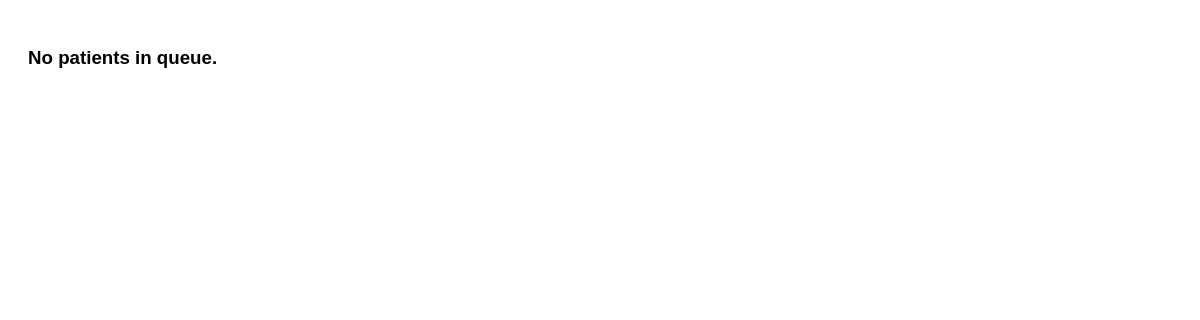
Before: /doctor with the older database file.
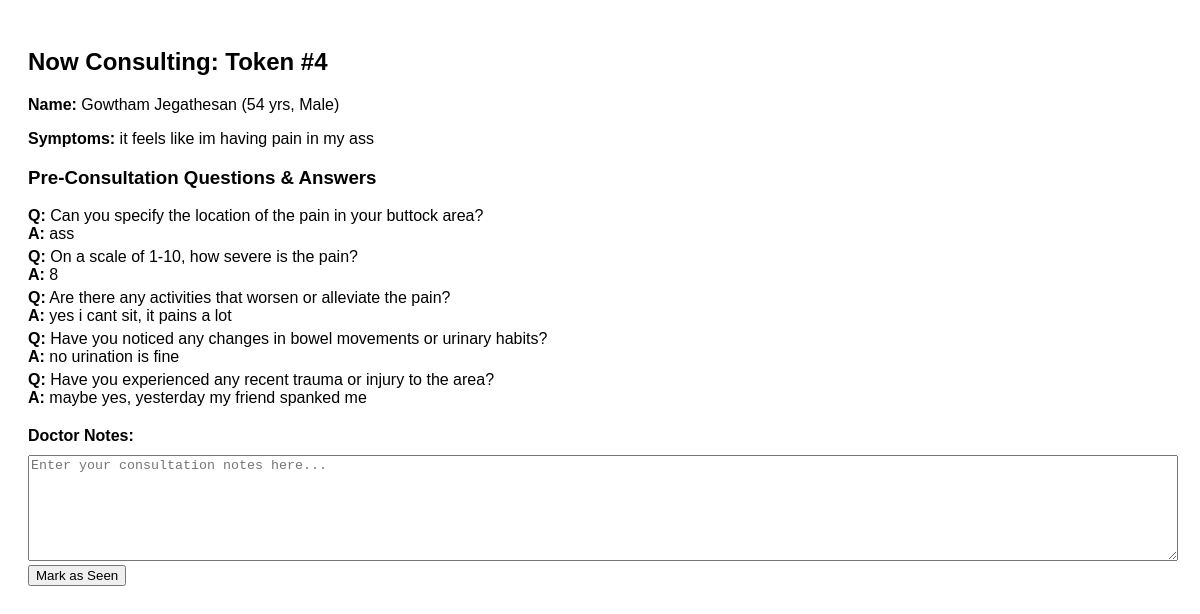
After: the same page with the newer database file.
### tables this page shows
CREATE TABLE patients (
                id INTEGER PRIMARY KEY AUTOINCREMENT,
                name TEXT,
                age INTEGER,
                gender TEXT,
                symptoms TEXT,
                questions TEXT,
                answers TEXT,
                token INTEGER,
                time TEXT,
                seen INTEGER DEFAULT 0,
                doctor_notes TEXT DEFAULT ''
            );

### app.py (the view)
@app.route('/doctor', methods=['GET', 'POST'])
def doctor():
    db = get_db()
    cursor = db.cursor()
    if request.method == 'POST':
        notes = request.form['notes']
        token = request.form['token']
        cursor.execute("UPDATE patients SET doctor_notes=?, seen=1 WHERE token=?", (notes, token))
        db.commit()
        return redirect(url_for('doctor'))
    next_patient = cursor.execute("SELECT * FROM patients WHERE seen=0 ORDER BY token ASC LIMIT 1").fetchone()
    if next_patient:
        questions = next_patient["questions"].split('|') if next_patient["questions"] else []
        answers = next_patient["answers"].split('|') if next_patient["answers"] else []
        qa_pairs = list(zip(questions, answers))
    else:
        qa_pairs = []
    return render_template('doctor.html', patient=next_patient, qa_pairs=qa_pairs)

### app.py (called while the page is built)
def get_db():
    db = getattr(g, '_database', None)
    if db is None:
        db = g._database = sqlite3.connect(DATABASE)
        db.row_factory = sqlite3.Row
    return db

@app.teardown_appcontext
def close_connection(exception):
    db = getattr(g, '_database', None)
    if db is not None:
        db.close()

### templates/doctor.html (shortened to what this page needs)
<!DOCTYPE html>
<html>
<head>
</head>
<body>
    {% if patient %}
        <h2>Now Consulting: Token #{{ patient['token'] }}</h2>
        <p><strong>Name:</strong> {{ patient['name'] }} ({{ patient['age'] }} yrs, {{ patient['gender'] }})</p>
        <p><strong>Symptoms:</strong> {{ patient['symptoms'] }}</p>
        <div class="qa-box">
            <h3>Pre-Consultation Questions & Answers</h3>
            {% for q, a in qa_pairs %}
                <div>
                    <strong>Q:</strong> {{ q }}<br>
                    <strong>A:</strong> {{ a }}
                </div>
            {% endfor %}
        </div>
        <form method="POST">
            <label for="notes"><strong>Doctor Notes:</strong></label><br>
            <textarea name="notes" placeholder="Enter your consultation notes here..."></textarea><br>
            <button type="submit">Mark as Seen</button>
        </form>
    {% else %}
        <h3>No patients in queue.</h3>
    {% endif %}
</body>
</html>

Changed rows visible on the page:
added patients: token "4", name "Gowtham Jegathesan", age "54", gender "Male", symptoms "it feels like im having pain in my ass"
Other visible differences:
text no longer shown: "No patients in queue."
text now shown: "Now Consulting: Token # Name: ( yrs, ) Symptoms: Pre-Consultation Questions & Answers Doctor Notes: Mark as Seen"
new list line: "Q: Can you specify the location of the pain in your buttock area? A: ass"
new list line: "Q: On a scale of 1-10, how severe is the pain? A: 8"
new list line: "Q: Are there any activities that worsen or alleviate the pain? A: yes i cant sit, it pains a lot"
new list line: "Q: Have you noticed any changes in bowel movements or urinary habits? A: no urination is fine"
new list line: "Q: Have you experienced any recent trauma or injury to the area? A: maybe yes, yesterday my friend spanked me"
